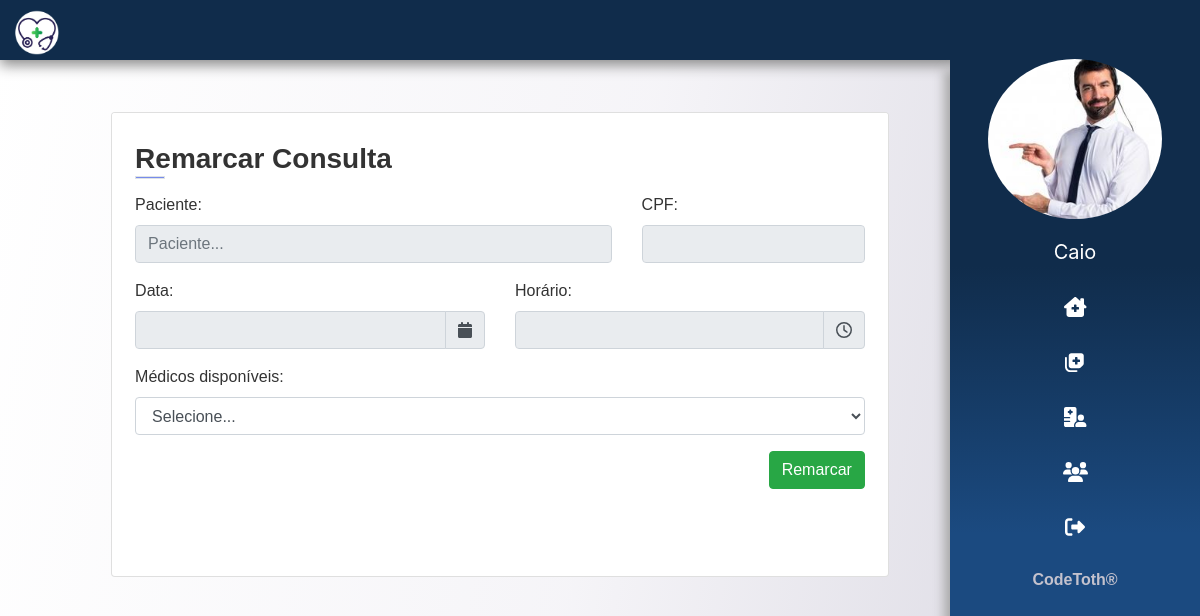
The page /consulta/editar/9 (signed in) on the database as committed earlier.
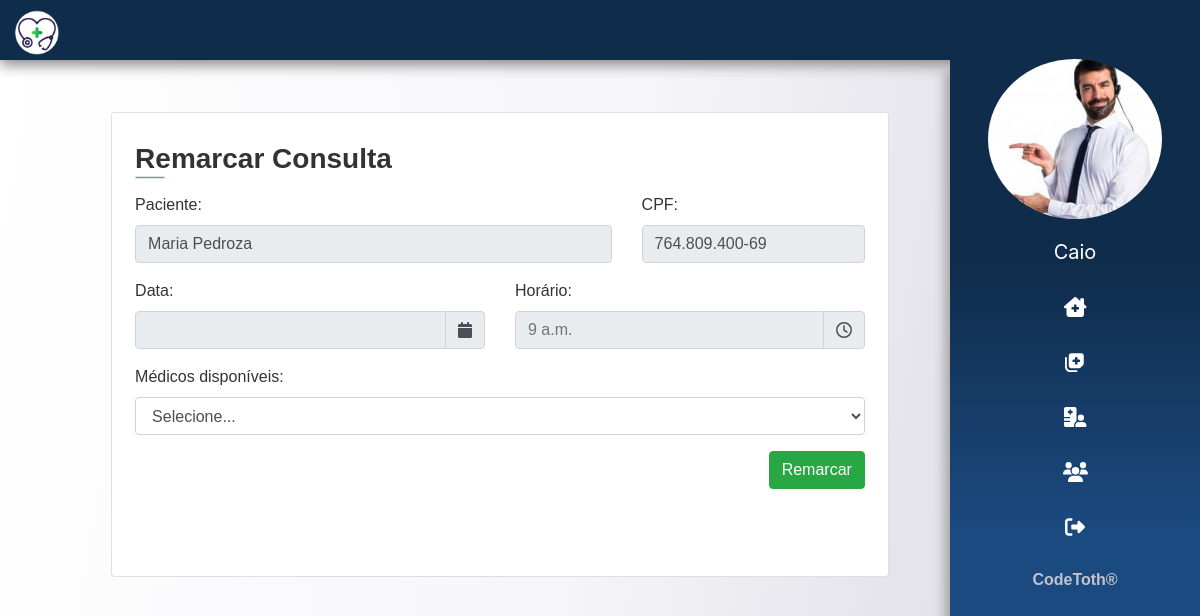
The same page on the database as committed later.
### app/consulta/models.py (models this page shows)
class Consulta(models.Model):
    data = models.DateField()
    hora = models.TimeField()
    medico = models.ForeignKey(Medico, on_delete=models.CASCADE)
    atendente = models.ForeignKey(Atendente, on_delete=models.CASCADE)
    paciente = models.ForeignKey(Paciente, on_delete=models.CASCADE)

### app/paciente/models.py (models this page shows)
class Paciente(models.Model):
    nome = models.CharField(max_length=200)
    sexo = models.CharField(max_length=1)
    data_nascimento = models.DateField()
    cpf = models.CharField(max_length=20, unique=True)
    rg = models.CharField(max_length=20, unique=True)
    carteira_convenio = models.CharField(max_length=30, unique=True)
    peso = models.FloatField()
    altura = models.FloatField()
    endereco = models.CharField(max_length=250)
    end_num = models.IntegerField()
    complemento = models.CharField(max_length=50, blank=True)
    email = models.CharField(max_length=50)
    telefone = models.CharField(max_length=14)
    celular = models.CharField(max_length=15)

### app/consulta/views.py (the view)
# urls.py: path('editar/<int:consulta_id>', editar, name='consulta-edit'),
def editar(request, consulta_id):
    dados = get_dados(request)
    dados['form'] = CadConsulta()
    try:
        dados['consulta'] = get_object_or_404(Consulta, id=consulta_id)
    except:
        pass
    return render(request, 'consulta/editar_consulta.html', dados)

### app/consulta/forms.py
class CadConsulta(forms.ModelForm):
	medico = forms.ChoiceField(label='Médicos disponíveis: ',)
	paciente = forms.ChoiceField(label='Paciente: ',)
	cpf = forms.CharField(label='CPF: ')
	class Meta:
		model = Consulta
		fields = ['cpf', 'paciente', 'data', 'hora', 'medico']
		labels = {'data':'Data:', 'medico':'Médicos :', 'hora':'Horário:', 'paciente':'Paciente:'}
		widgets = {
			'data': DatePicker(
				options={
				'minDate': 'moment',
				'daysOfWeekDisabled':[0, 6],
				'format':'L',
				'ignoreReadonly': True,
				},
				attrs={
				'readonly':'readonly',
                'append': 'fa fa-calendar',
                'icon_toggle': True,
				'class' : 'dt_hr',
            	}),
			'hora': TimePicker(
				options={
					'format':'LT',
					'enabledHours':[9, 10, 11, 12, 13, 14, 15, 16, 17],
					'stepping': 30,
					'defaultDate': '1970-01-01T14:56',
					'ignoreReadonly': True,
					},
				attrs={
					'readonly':'readonly',
					'input_toggle': True,
					'input_group': True,
					'append': 'far fa-clock',
					'class' : 'dt_hr',
				},),
		}

### templates/consulta/editar_consulta.html (shortened to what this page needs)
{% extends 'base.html' %}
{% load static %}
{% load widget_tweaks %}
{% block content %}
<section class="col-10 mt-x">
  <div class="col-10 mx-auto">
    <div class="row">
      <div class="container">
        <div class="card mt-y">
          <div class="info-section">
            <h3> Remarcar Consulta
              <div class="border"></div>
            </h3>
            <form id="form" class="formNovaConsulta" action="{% url 'salvar_alteracao' %}" method="POST">
              <div class="row">
                <div class="form-group col-8">
                  <label for="paciente">Paciente:</label>
                  <input class="form-control" type="text" name="paciente" id="paciente"
                    value="{{consulta.paciente.nome}}" placeholder="Paciente..." readonly>
                </div>
                <div class="form-group col-4">
                  <label for="cpf">CPF:</label>
                  <input class="form-control" type="text" name="cpf" id="cpf" value="{{consulta.paciente.cpf}}"
                    readonly>
                </div>
              </div>
              <div class="row">
                <div class="form-group col-6">
                  <label for="id_data">Data:</label>
                  <div class="input-group" id="div_id_data" data-target-input="nearest">
                    <input type="text" name="data" - readonly="readonly" class="form-control datetimepicker-input dt_hr"
                      required="True" id="id_data" data-toggle="datetimepicker" data-target="#id_data">
                    <div class="input-group-append" data-target="#id_data" data-toggle="datetimepicker">
                      <div class="input-group-text"><i class="fa fa-calendar"></i></div>
                    </div>
                  </div>
                </div>
                <div class="form-group col-6">
                  <label for="id_hora">Horário:</label>
                  <div class="input-group" id="div_id_hora" data-target-input="nearest">
                    <input type="text" name="hora" placeholder="{{consulta.hora}}" readonly="readonly"
                      class="form-control datetimepicker-input dt_hr" required="True" id="id_hora"
                      data-toggle="datetimepicker" data-target="#id_hora">
                    <div class="input-group-append" data-target="#id_hora" data-toggle="datetimepicker">
                      <div class="input-group-text"><i class="far fa-clock"></i></div>
                    </div>
                  </div>
                </div>
              </div>
              <div class="form-group">
                <label for="medicos">Médicos disponíveis:</label>
                <select class="form-control" id="id_medico" name="medico">
                  <option>Selecione...</option>
                </select>
              </div>
              <input type="submit" value="Remarcar" class="btn btn-success mb-5" style="float: right;">
            </form>
          </div>
        </div>
      </div>
    </div>
  </div>
</section>
{% endblock%}

Rows that differ between the two databases and show on the page:
added Consulta: paciente "Maria Pedroza", cpf "764.809.400-69", hora "9 a.m."
